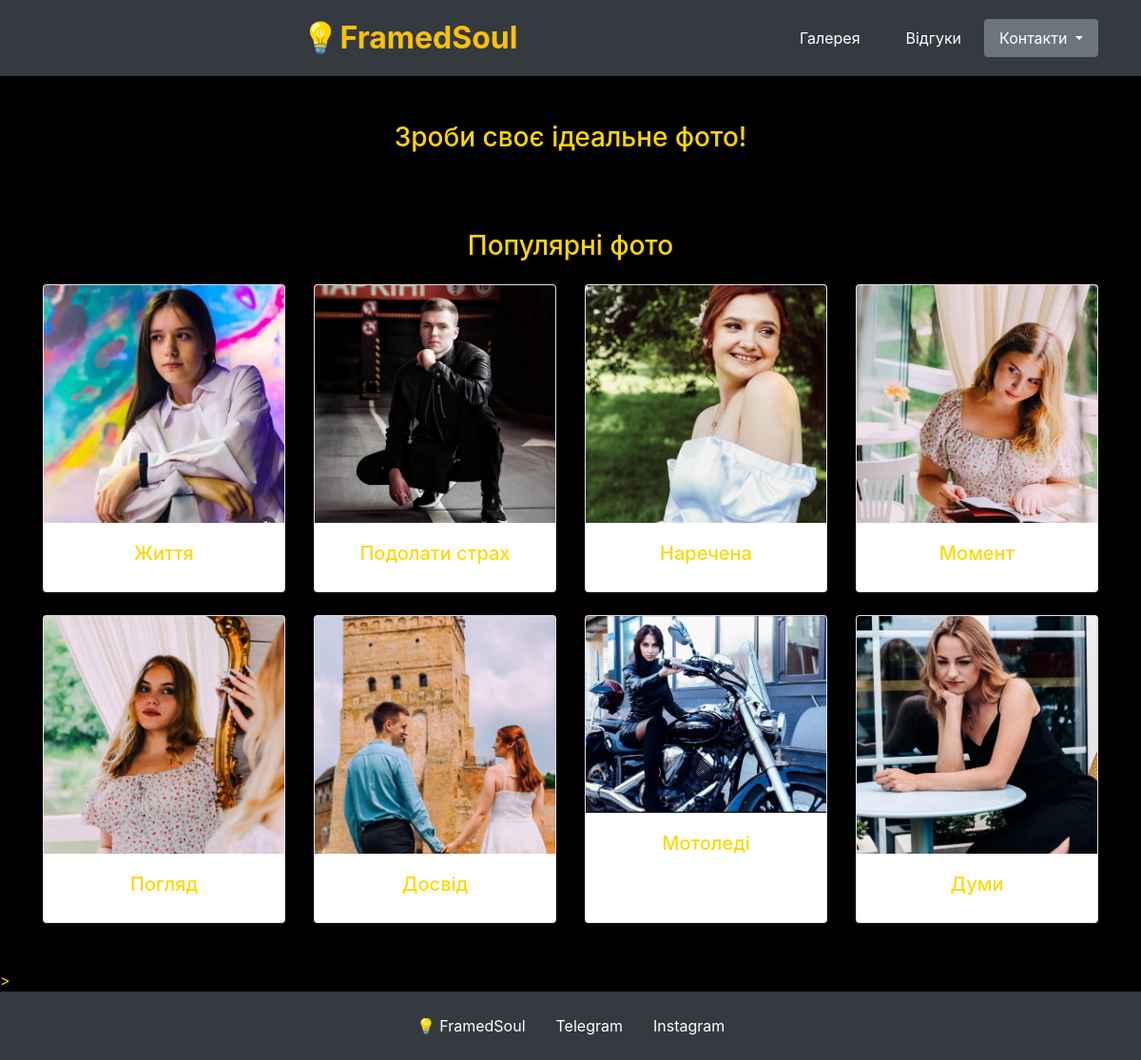
The page / on the database its author committed.
### site_electro/models.py (models this page shows, shortened)
class Category(models.Model):
    name = models.CharField(max_length=50, unique=True, verbose_name='Назва')
    description = models.TextField(blank=True)
    photos = models.CharField(max_length=50, blank=True, null=True, verbose_name='Фото')
    contacts = models.CharField(max_length=50, blank=True, null=True, verbose_name='Контакти')

class Product(models.Model):
    nazva = models.CharField(max_length=100, unique=True, verbose_name='Назва')
    description = models.TextField(blank=True, null=True, verbose_name='Опис')
    image = models.ImageField(upload_to='products/', blank=True, null=True, help_text="", verbose_name='Зображення')
    category = models.ForeignKey(Category, on_delete=models.CASCADE, verbose_name='Категорія', null=True, blank=True)

### site_electro/views.py (the view)
# urls.py: path('', views.home, name='home'),
def home(request):
    categories = Category.objects.all()
    products = Product.objects.all()
    contact = ContactInfo.objects.all()
    photo = Product.objects.filter(category__name='Галерея')[:8]
    context = {'categories': categories,
               'products': products,
               'contact': contact,
               'photos': photo,
               'title': 'Ph - Фото тільки для вас'}
    return render(request, 'myapp/Home.html', context)

### templates/myapp/Home.html (shortened to what this page needs)
{% extends 'bace.html' %}
{% load static %}
{% block content %}
    <div class="hero bg-photo py-5">
        <div class="container text-center">
            <h3>Зроби своє ідеальне фото!</h3>
        </div>
    </div>
    <div class="product-grid py-4">
        <div class="container">
            <h3 class="text-center mb-4">Популярні фото</h3>
            <div class="row justify-content-center">
                {% for photo in photos %}
                    <div class="col-md-4 col-lg-3 mb-4">
                        <div class="card product-card h-100 shadow-sm">
                            {% if photo.image %}
                                <img src="{{ photo.image.url }}" class="card-img-top" style="max-height: 250px; object-fit: cover;" alt="{{ photo.nazva }}">
                            {% else %}
                                 <img src="/media/products/pngtree-white-background-png-image_6083101.jpg" class="card-img-top" style="max-height: 250px; object-fit: cover;" alt="{{ photo.nazva }}">
                            {% endif %}
                            <div class="card-body d-flex flex-column justify-content-between align-items-center text-center">
                                <h5 class="card-title mb-2">{{ photo.nazva }}</h5>
                            </div>
                        </div>
                    </div>
                {% endfor %}
            </div>
        </div>
    </div>>
{% endblock content %}
{% block header %}
    <div class="bg-dark py-3">
        <div class="container d-flex justify-content-between align-items-center">
            <div class="flex-grow-1 text-center">
                <div class="logo text-warning font-weight-bold" style="font-size: 2rem; display: inline-block;">💡FramedSoul</div>
            </div>
            <nav class="navigation">
                <ul class="nav justify-content-center">
                    {% for category in categories %}
                        <li class="nav-item mx-2">
                             <a class="nav-link text-white rounded"
                                {% if category.name == 'Фото' %}
                                    href="{% url 'photos' %}"
                                {% else %}
                                    href="{% url 'category_detail' category.id %}"
                                {% endif %}
                             >{{ category.name }}</a>
                        </li>
                    {% endfor %}
                 <li class="nav-item mx-2">
                     <a class="nav-link text-white rounded" href="{% url 'reviews_page' %}">Відгуки</a>
                 </li>
                  <li class="nav-item dropdown">
                      <a class="nav-link dropdown-toggle bg-secondary text-white rounded" href="#" id="navbarDropdown" role="button" data-bs-toggle="dropdown" aria-expanded="false">
                          Контакти
                      </a>
                    </li>
                </ul>
            </nav>
        </div>
    </div>
{% endblock header %}
{% block footer %}
    <footer class="bg-dark py-3">
        <div class="container">
            <ul class="nav justify-content-center">
                 <li class="nav-item"><a class="nav-link text-white">💡 FramedSoul</a>
                 </li>
                <li class="nav-item"><a href="https://t.me/lady_ozi" class="nav-link text-white" target="_blank" rel="noopener noreferrer">Telegram</a></li>
                 <li class="nav-item"><a href="https://www.instagram.com/ph.yana.oz?igsh=MXZ1MjEybXdtYzhocA==" class="nav-link text-white" target="_blank" rel="noopener noreferrer">Instagram</a></li>
            </ul>
        </div>
    </footer>
{% endblock footer %}

### templates/myapp/bace.html (shortened to what this page needs)
{% load static %}
<!DOCTYPE html>
<html lang="uk">
<head>
    <link rel="stylesheet" href="https://stackpath.bootstrapcdn.com/bootstrap/4.5.2/css/bootstrap.min.css">
    <link rel="stylesheet" href="{% static 'bace.css' %}">
</head>
<body>
    <header>
        {% block header %}
        {% endblock header %}
    </header>
    <main>
        {% block content %}
        {% endblock content %}
    </main>
<footer>
        {% block footer %}
        {% endblock footer %}
    </footer>
</body>
</html>

### static/myapp/css/bace.css (style rules this page uses)
body { background-color: black; color: gold; }
a { color: gold; }
h1, h2, h3, h4, h5, h6 { color: gold; }

### rows shown on the page
Category: name "Галерея"
Product: image (picture), nazva "Життя"
Product: image (picture), nazva "Подолати страх"
Product: image (picture), nazva "Наречена"
Product: image (picture), nazva "Момент"
Product: image (picture), nazva "Погляд"
Product: image (picture), nazva "Досвід"
Product: image (picture), nazva "Мотоледі"
Product: image (picture), nazva "Думи"
